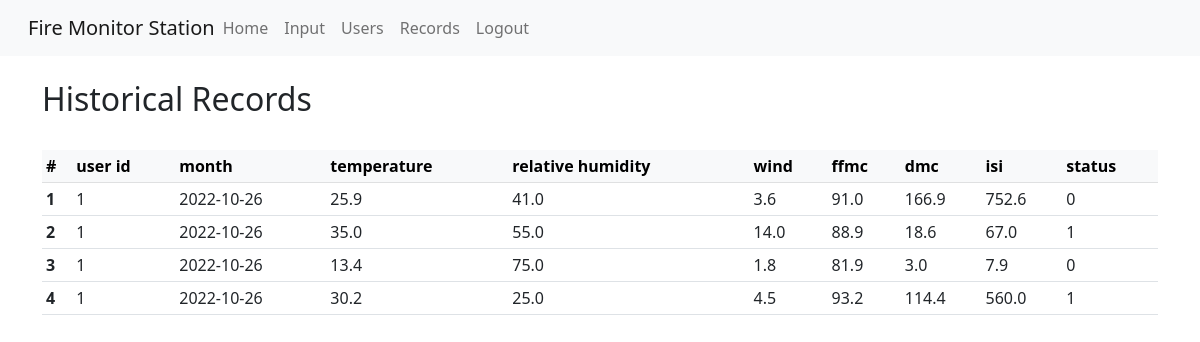
Screenshot of /records (signed in) with the database file from the repository.
### app.py (models this page shows)
class features(db.Model):
    id = db.Column(db.Integer,primary_key=True,unique=True)
    user_id = db.Column(db.Integer, db.ForeignKey("user.id"), nullable=False)
    date=db.Column(db.Date, default=datetime.datetime.utcnow)
    temp = db.Column(db.Float[20],nullable=False)
    rh = db.Column(db.Float[20],nullable=False)
    wind = db.Column(db.Float[20],nullable=False)
    ffmc = db.Column(db.Float[20],nullable=False)
    dmc = db.Column(db.Float[20],nullable=False)
    dc = db.Column(db.Float[20],nullable=False)
    status = db.Column(db.Integer, nullable=False)

### app.py (the view)
@app.route("/records", methods=['GET','POST'])
def records():
    read_records=features.query.order_by(features.id)
    return render_template('records.html',name=session.get("username","Unknown"),read_records=read_records)

### app.py (called while the page is built)
@login_manager.user_loader
def load_user(user_id):
    return User.query.get(int(user_id))

### templates/records.html (shortened to what this page needs)
{% extends 'template.html' %}
{% block content %}
   <h2>Historical Records</h2>
   {% if current_user.is_authenticated %}
   <div class="table-responsive">
   <table class="table table-sm ">
    <thead class="table-light">
       <tr>
        <th scope="col">#</th>
        <th scope="col">user id</th>
        <th scope="col">month</th>
        <th scope="col">temperature</th>
        <th scope="col">relative humidity</th>
        <th scope="col">wind</th>
        <th scope="col">ffmc</th>
        <th scope="col">dmc</th>
        <th scope="col">isi</th>
        <th scope="col">status</th>
        </tr>
        </thead>
        {% for records in read_records %}
        <tbody >
       <tr>
            <th scope="row">{{records.id}}</th>
            <td>{{records.user_id}}</td>
            <td>{{records.date}}</td>
            <td>{{records.temp}}</td>
            <td>{{records.rh}}</td>
            <td>{{records.wind}}</td>
            <td>{{records.ffmc}}</td>
            <td>{{records.dmc}}</td>
            <td>{{records.dc}}</td>
            <td>{{records.status}}</td>
            </tr>
        </tbody>
        {%endfor%}
    </table>
   </div>
{% endif %}
{% endblock %}

### templates/template.html (shortened to what this page needs)
<!doctype html>
<html lang="en" >
  <head>
    <link rel="stylesheet" href="https://cdn.jsdelivr.net/npm/bootstrap@5.2.1/dist/css/bootstrap.rtl.min.css">
  </head>
  <body>
    {% include 'navbar.html' %}
    <br/>
    <div class="container">
        {% block content %}
        {% endblock %}
    </div>
  </body>
</html>

### templates/navbar.html (shortened to what this page needs)
<nav class="navbar navbar-expand-lg bg-light">
  <div class="container-fluid">
    <a class="navbar-brand" href="#">Fire Monitor Station</a>
    <div class="collapse navbar-collapse" id="navbarNavAltMarkup">
      <div class="navbar-nav">
        {% if current_user.is_authenticated %}
        <a class="nav-link" aria-current="page" href="{{url_for('dashboard')}}">Home</a>
        <a class="nav-link" href="{{url_for('inputs')}}">Input</a>
        <a class="nav-link" href="{{url_for('register')}}">Users</a>
        <a class="nav-link" href="{{url_for('records')}}">Records</a>
        <a class="nav-link" href="{{url_for('logout')}}">Logout</a>
        {%else%}
        <a class="nav-link" href="{{url_for('login')}}">Login</a>
        {%endif%}
      </div>
    </div>
  </div>
</nav>

### rows the page displays
features: id "1", user_id "1", date "2022-10-26", temp "25.9", rh "41.0", wind "3.6", ffmc "91.0", dmc "166.9", dc "752.6", status "0"
features: id "2", user_id "1", date "2022-10-26", temp "35.0", rh "55.0", wind "14.0", ffmc "88.9", dmc "18.6", dc "67.0", status "1"
features: id "3", user_id "1", date "2022-10-26", temp "13.4", rh "75.0", wind "1.8", ffmc "81.9", dmc "3.0", dc "7.9", status "0"
features: id "4", user_id "1", date "2022-10-26", temp "30.2", rh "25.0", wind "4.5", ffmc "93.2", dmc "114.4", dc "560.0", status "1"
